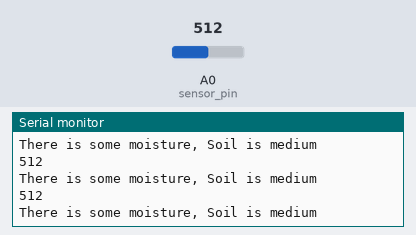
A sketch run on a simulated Arduino Uno, built with avr-gcc and run on an emulated ATmega328P. Shown: the last lines printed to the serial monitor. Inputs (shaded band) come from the test bench; at power-on: A0 (sensor_pin) = 512.

Above: at 1.2 s.
1.3 s: A0 (sensor_pin) set to 390
At 1.43 s:
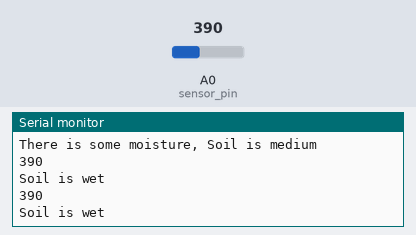
2.9 s: A0 (sensor_pin) set to 510
At 3.09 s:
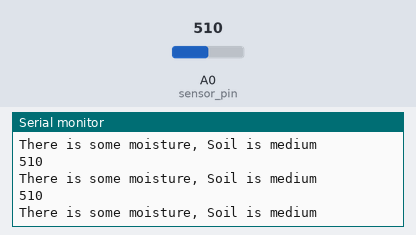
5.9 s: A0 (sensor_pin) set to 306
At 6.0 s:
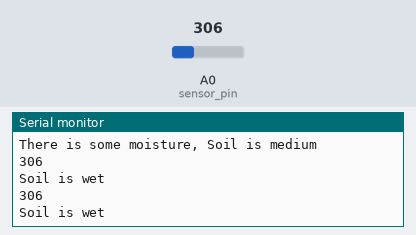
8.9 s: A0 (sensor_pin) set to 511
At 9.06 s:
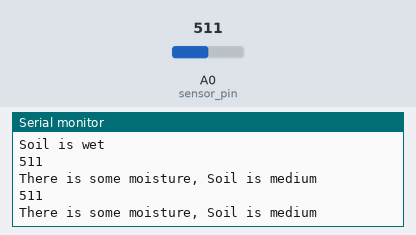
11.9 s: A0 (sensor_pin) set to 1010
13.5 s: A0 (sensor_pin) set to 690
At 13.65 s:
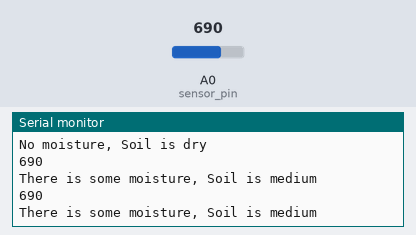
Timing chart, 0 to 16.5 s (numbered marks = the images above; inputs shaded):
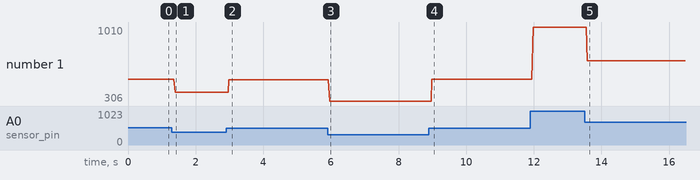

The sketch:

moisture.ino
```cpp
int sensor_pin = A0;

void setup()
{
  Serial.begin(9600);
  pinMode(sensor_pin,INPUT);
}

void loop()
{
int sensor_data = analogRead(sensor_pin);
Serial.println(sensor_data);

if(sensor_data >=1000)
{
  Serial.println("No moisture, Soil is dry");
}
else if(sensor_data >= 500 && sensor_data <= 700)
{
  Serial.println("There is some moisture, Soil is medium");
}
else if(sensor_data <=400)
{
  Serial.println("Soil is wet");
}
}
```

Measured:
- after the input at 1.3 s, the serial monitor: prints a new line after 0.10 s (image 1)
- after the input at 2.9 s, the serial monitor: prints a new line after 0.08 s (image 2)
- after the input at 5.9 s, the serial monitor: prints a new line after 0.07 s (image 3)
- after the input at 8.9 s, the serial monitor: prints a new line after 0.09 s (image 4)
- after the input at 13.5 s, the serial monitor: prints a new line after 0.08 s (image 5)
- plotted number 1: 512 → 390 after the input at 1.3 s, 390 → 510 after the input at 2.9 s, 510 → 306 after the input at 5.9 s, 306 → 511 after the input at 8.9 s, 511 → 1010 after the input at 11.9 s
